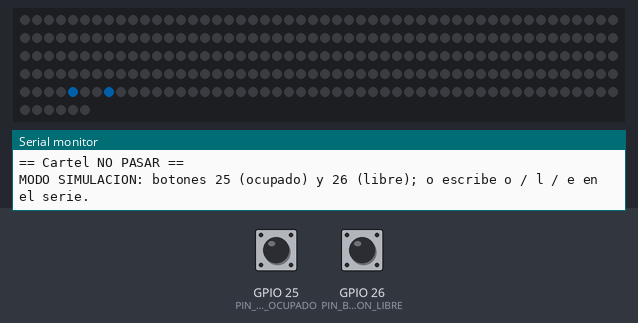
Recording of a sketch running on a simulated ESP32. On the bench: 256 RGB LEDs in strip order, left to right, continuing on the next row, the last lines printed to the serial monitor. Inputs (shaded band) come from the test bench; at power-on: GPIO 26 (PIN_BOTON_LIBRE) HIGH, GPIO 25 (PIN_BOTON_OCUPADO) HIGH. Dim RGB values are drawn brighter than linear.

Above: at 0.66 s.
1.5 s: GPIO 26 (PIN_BOTON_LIBRE) pulled LOW for 0.15 s
At 2.11 s:
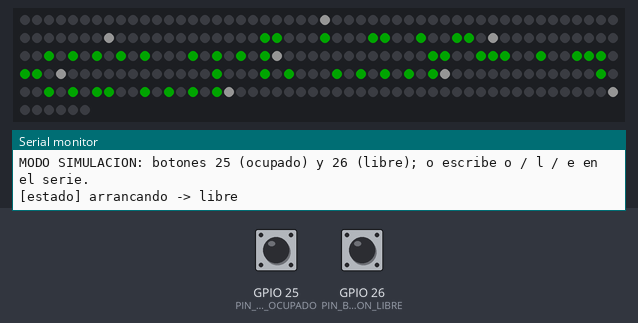
2.2 s: GPIO 25 (PIN_BOTON_OCUPADO) pulled LOW for 0.15 s
At 2.66 s:
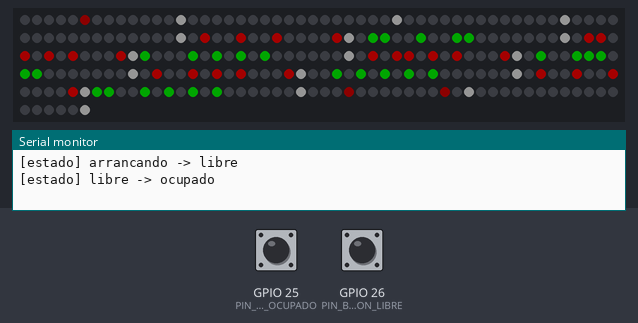
2.9 s: GPIO 26 (PIN_BOTON_LIBRE) pulled LOW for 1 s
At 3.04 s:
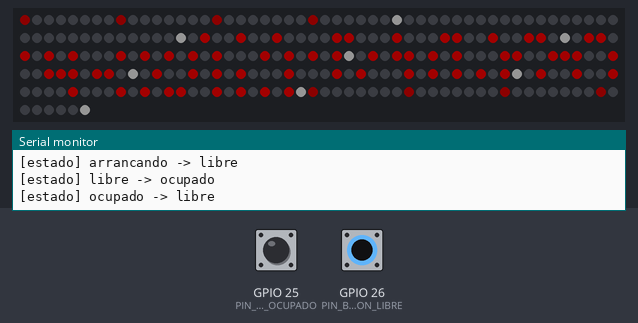
4.5 s: GPIO 25 (PIN_BOTON_OCUPADO) pulled LOW for 1 s
At 5.25 s:
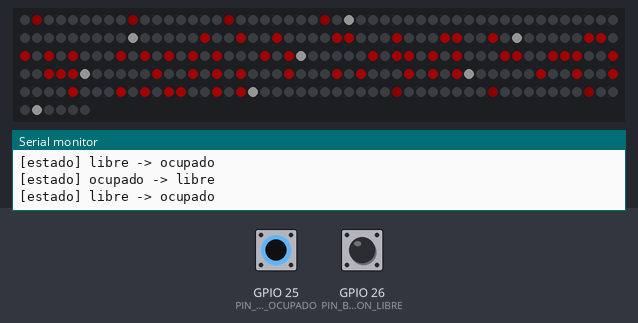
Timing chart, 0 to 7.1 s (numbered marks = the images above; inputs shaded):
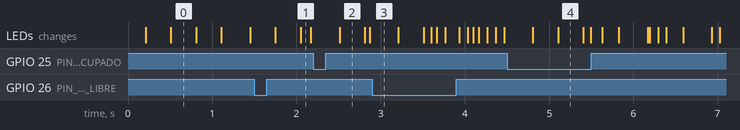

Measured:
- after the input at 1.5 s, the LEDs: first change after 0.25 s (image 1 shows a later state)
- after the input at 2.2 s, the LEDs: change after 0.31 s (image 2)
- after the input at 4.5 s, the LEDs: first change after 0.31 s (image 4 shows a later state)

The sketch:

cartel.ino
```cpp
// =============================================================================
//  cartel.ino — Cartel "NO PASAR / PASAR" para teletrabajo (ESP32 + WS2812B 8x32)
// =============================================================================
//  Qué hace:
//    1. Se conecta al WiFi y se anuncia como  http://cartel.local  (mDNS).
//    2. Sirve unos endpoints HTTP muy simples. El PC de la persona que teletrabaja
//       llama a /ocupado cuando el micrófono está en uso y a /libre cuando no.
//    3. Dibuja el estado en la matriz de LEDs con animaciones suaves.
//    4. Si deja de recibir noticias del PC (latido), pasa a un estado neutro
//       en vez de quedarse en "NO PASAR" para siempre.
//
//  Endpoints (todos GET; si defines TOKEN_CARTEL, añade  ?k=TU_TOKEN):
//    /ocupado   -> NO PASAR (rojo). También cuenta como latido.
//    /libre     -> PASAR (verde). También cuenta como latido.
//    /estado    -> JSON con el estado, tiempo desde el último latido, mA, IP...
//    /brillo?v=N-> cambia el brillo (0..BRILLO_MAX) hasta el próximo reinicio.
//    /          -> página con botones para probar desde el móvil.
//
//  Modo SIMULACION (Wokwi / sin WiFi): ver config del proyecto en platformio.ini.
//  Ahí no hay red: dos botones y comandos por el puerto serie hacen de "PC".
// =============================================================================
#include <Arduino.h>
#include <Adafruit_NeoPixel.h>

#include "config.h"
#include "animaciones.h"

// --- ¿Compilamos para el cartel real o para simulación? ----------------------
// Si no existe secrets.h (p. ej. en el editor web de Wokwi) pasamos
// automáticamente a SIMULACION en lugar de fallar al compilar.
#if !defined(SIMULACION) && !__has_include("secrets.h")
#warning "No existe secrets.h: compilo en modo SIMULACION. Copia secrets.example.h a secrets.h para el cartel real."
#define SIMULACION 1
#endif

#ifndef SIMULACION
#include <WiFi.h>
#include <WebServer.h>
#include <ESPmDNS.h>
#include "secrets.h"   // WIFI_SSID, WIFI_PASS, TOKEN_CARTEL (ver secrets.example.h)
#endif

// En simulación los "botones del PC" van a estos pines:
constexpr uint8_t PIN_BOTON_OCUPADO = 25;
constexpr uint8_t PIN_BOTON_LIBRE   = 26;

// --- Variables globales ------------------------------------------------------
// NEO_GRB + NEO_KHZ800 es el orden de color y la velocidad de las WS2812B.
Adafruit_NeoPixel tira(NUM_LEDS, PIN_DATOS, NEO_GRB + NEO_KHZ800);

Estado   estado           = ARRANQUE;  // lo que se muestra "de fondo"
uint32_t inicioEstado     = 0;         // millis() en que empezó este estado (para animar)
uint32_t ultimoLatido     = 0;         // millis() de la última orden recibida
uint32_t ultimoFotograma  = 0;
uint8_t  brilloActual     = BRILLO_INICIAL;

Marco    marcoActual;                  // lo último que se ha mostrado
bool     enTransicion     = false;
uint32_t inicioTransicion = 0;
Marco    marcoViejo;                   // fotograma de partida de la transición

// Fase de arranque: primero "...", luego el texto con la IP, luego NEUTRO.
bool     arranqueMostrandoIP = false;
uint32_t arranqueInicioIP    = 0;
char     textoIP[32]         = "";

double   ultimosMilis = 0;             // consumo estimado del último fotograma

const char* nombreEstado(Estado e) {
  switch (e) {
    case OCUPADO: return "ocupado";
    case LIBRE:   return "libre";
    case NEUTRO:  return "neutro";
    default:      return "arrancando";
  }
}

// -----------------------------------------------------------------------------
//  Cambiar de estado
// -----------------------------------------------------------------------------
void cambiarEstado(Estado nuevo) {
  if (nuevo == estado) return;
  Serial.printf("[estado] %s -> %s\n", nombreEstado(estado), nombreEstado(nuevo));
  // Guardo lo que se ve ahora para que el barrido parta de ahí.
  marcoViejo       = marcoActual;
  enTransicion     = true;
  inicioTransicion = millis();
  estado           = nuevo;
  inicioEstado     = millis();
}

// Llamado cuando llega una orden del PC (/ocupado o /libre).
// Toda orden es también un latido: demuestra que el PC sigue vivo.
void recibirOrden(Estado nuevo) {
  ultimoLatido = millis();
  if (estado == ARRANQUE) {
    // Si llega una orden mientras aún arranco, salto el texto de la IP.
    arranqueMostrandoIP = false;
  }
  cambiarEstado(nuevo);
}

// -----------------------------------------------------------------------------
//  Servidor web (solo en el cartel real)
// -----------------------------------------------------------------------------
#ifndef SIMULACION
WebServer servidor(80);
bool      mdnsActivo    = false;
bool      eraConectado  = false;
uint32_t  ultimoIntentoWiFi = 0;

// Si has puesto un token en secrets.h, hay que mandarlo en ?k=...
// POR QUÉ: cualquiera de tu WiFi podría llamar a /libre. No es seguridad seria
// (HTTP va sin cifrar), pero evita bromas y errores en una red doméstica.
bool autorizado() {
  if (strlen(TOKEN_CARTEL) == 0) return true;
  if (servidor.arg("k") == TOKEN_CARTEL) return true;
  servidor.send(403, "text/plain", "token incorrecto");
  return false;
}

void atenderOcupado() {
  if (!autorizado()) return;
  Serial.println("[http] GET /ocupado");
  recibirOrden(OCUPADO);
  servidor.send(200, "text/plain", "ok ocupado");
}

void atenderLibre() {
  if (!autorizado()) return;
  Serial.println("[http] GET /libre");
  recibirOrden(LIBRE);
  servidor.send(200, "text/plain", "ok libre");
}

void atenderEstado() {
  if (!autorizado()) return;
  char json[256];
  snprintf(json, sizeof(json),
           "{\"estado\":\"%s\",\"segundos_desde_latido\":%lu,\"brillo\":%u,"
           "\"ma_estimados\":%d,\"ip\":\"%s\",\"wifi_rssi\":%d,\"uptime_s\":%lu}",
           nombreEstado(estado), (unsigned long)((millis() - ultimoLatido) / 1000),
           brilloActual, (int)(ultimosMilis + 0.5), WiFi.localIP().toString().c_str(),
           WiFi.RSSI(), (unsigned long)(millis() / 1000));
  servidor.send(200, "application/json", json);
}

void atenderBrillo() {
  if (!autorizado()) return;
  if (!servidor.hasArg("v")) { servidor.send(400, "text/plain", "falta ?v=0..255"); return; }
  int v = servidor.arg("v").toInt();
  if (v < 0) v = 0;
  if (v > BRILLO_MAX) v = BRILLO_MAX;   // el tope NO se puede saltar por la web
  brilloActual = (uint8_t)v;
  servidor.send(200, "text/plain", String("ok brillo ") + v);
}

void atenderRaiz() {
  // Página mínima para probar a mano. Los botones reutilizan el ?k= de la URL.
  static const char pagina[] PROGMEM =
      "<!doctype html><meta charset=utf-8><meta name=viewport content='width=device-width'>"
      "<title>Cartel</title><body style='font-family:sans-serif;text-align:center;padding:2em'>"
      "<h1>Cartel NO PASAR</h1><p id=e>...</p>"
      "<button onclick=\"z('ocupado')\" style='font-size:1.5em;background:#e33;color:#fff'>NO PASAR</button> "
      "<button onclick=\"z('libre')\" style='font-size:1.5em;background:#2a2;color:#fff'>PASAR</button>"
      "<script>const k=location.search;"
      "function z(r){fetch('/'+r+k).then(()=>s())}"
      "function s(){fetch('/estado'+k).then(r=>r.json()).then(j=>e.textContent='Estado: '+j.estado+"
      "' · latido hace '+j.segundos_desde_latido+' s · ~'+j.ma_estimados+' mA')}"
      "s();setInterval(s,2000)</script>";
  servidor.send_P(200, "text/html", pagina);
}

void atenderNoEncontrado() {
  servidor.send(404, "text/plain", "no existe. Prueba /estado, /ocupado o /libre");
}

void iniciarServidor() {
  servidor.on("/", atenderRaiz);
  servidor.on("/ocupado", atenderOcupado);
  servidor.on("/libre", atenderLibre);
  servidor.on("/estado", atenderEstado);
  servidor.on("/brillo", atenderBrillo);
  servidor.onNotFound(atenderNoEncontrado);
  servidor.begin();
}

// mDNS: anuncia el nombre "cartel.local". Hay que repetirlo si el WiFi se cae
// y vuelve, porque el servicio se pierde con la conexión.
void iniciarMDNS() {
  if (mdnsActivo) MDNS.end();
  mdnsActivo = MDNS.begin("cartel");
  if (mdnsActivo) MDNS.addService("http", "tcp", 80);
  Serial.println(mdnsActivo ? "[mdns] http://cartel.local" : "[mdns] ERROR al iniciar");
}

// Vigila el WiFi. ESP32 ya reintenta solo (setAutoReconnect), pero si lleva más
// de 30 s sin conexión forzamos un reintento por si se quedó atascado.
void vigilarWiFi() {
  bool conectado = (WiFi.status() == WL_CONNECTED);
  if (conectado && !eraConectado) {
    Serial.printf("[wifi] conectado, IP %s\n", WiFi.localIP().toString().c_str());
    iniciarMDNS();
  }
  if (!conectado && millis() - ultimoIntentoWiFi > 30000) {
    ultimoIntentoWiFi = millis();
    Serial.println("[wifi] sin conexión, reintentando...");
    WiFi.reconnect();
  }
  eraConectado = conectado;
}
#endif  // !SIMULACION

// -----------------------------------------------------------------------------
//  Simulación: botones y puerto serie hacen de "PC"
// -----------------------------------------------------------------------------
#ifdef SIMULACION
bool botonOcupadoAntes = false, botonLibreAntes = false;

void leerEntradasSimulacion() {
  // INPUT_PULLUP: el pin vale 1 en reposo y 0 al pulsar.
  bool bo = (digitalRead(PIN_BOTON_OCUPADO) == LOW);
  bool bl = (digitalRead(PIN_BOTON_LIBRE) == LOW);
  if (bo && !botonOcupadoAntes) recibirOrden(OCUPADO);
  if (bl && !botonLibreAntes)   recibirOrden(LIBRE);
  botonOcupadoAntes = bo;
  botonLibreAntes   = bl;

  while (Serial.available()) {
    char c = Serial.read();
    if (c == 'o') recibirOrden(OCUPADO);
    else if (c == 'l') recibirOrden(LIBRE);
    else if (c == 'e') Serial.printf("[estado] %s, latido hace %lu s, ~%d mA\n", nombreEstado(estado),
                                     (unsigned long)((millis() - ultimoLatido) / 1000), (int)(ultimosMilis + 0.5));
  }
}
#endif

// -----------------------------------------------------------------------------
//  Dibujar en la tira
// -----------------------------------------------------------------------------
// Aplica el brillo seguro y envía el fotograma a los LEDs.
void mostrar(const Marco& m) {
  uint8_t b = brilloSeguro(m, brilloActual);
  ultimosMilis = estimarMilis(m, b);
  // Escalo yo los colores (en vez de usar tira.setBrightness) porque
  // setBrightness de Adafruit modifica los datos ya guardados y pierde
  // precisión si lo cambio en cada fotograma.
  for (int y = 0; y < ALTO; y++) {
    for (int x = 0; x < ANCHO; x++) {
      const Color& c = m.p[y][x];
      tira.setPixelColor(indiceLed(x, y), tira.Color((c.r * b) / 255, (c.g * b) / 255, (c.b * b) / 255));
    }
  }
  tira.show();
}

void fotograma() {
  uint32_t ahora = millis();
  Marco nuevo;

  if (estado == ARRANQUE) {
    uint32_t t = ahora - inicioEstado;
    if (arranqueMostrandoIP) {
      bool fin = dibujarScroll(nuevo, textoIP, ahora - arranqueInicioIP, CIAN);
      if (fin) { arranqueMostrandoIP = false; cambiarEstado(NEUTRO); ultimoLatido = ahora; }
    } else {
      dibujarConectando(nuevo, t);
    }
  } else {
    dibujarEstado(nuevo, estado, ahora - inicioEstado);
  }

  if (enTransicion) {
    double p = (double)(ahora - inicioTransicion) / DURACION_TRANSICION;
    if (p >= 1.0) enTransicion = false;
    else mezclarTransicion(nuevo, marcoViejo, p);
  }

  marcoActual = nuevo;
  mostrar(nuevo);
}

// -----------------------------------------------------------------------------
//  setup / loop
// -----------------------------------------------------------------------------
void setup() {
  Serial.begin(115200);
  delay(200);
  Serial.println("\n== Cartel NO PASAR ==");

  tira.begin();
  tira.clear();
  tira.show();
  limpiar(marcoActual);

  inicioEstado = millis();

#ifdef SIMULACION
  Serial.println("MODO SIMULACION: botones 25 (ocupado) y 26 (libre); o escribe o / l / e en el serie.");
  pinMode(PIN_BOTON_OCUPADO, INPUT_PULLUP);
  pinMode(PIN_BOTON_LIBRE, INPUT_PULLUP);
  // Sin WiFi no hay IP que enseñar: tras un instante de "..." pasamos a NEUTRO
  // (lo hace loop()).
#else
  WiFi.mode(WIFI_STA);
  WiFi.setHostname("cartel");
  WiFi.setAutoReconnect(true);
  WiFi.begin(WIFI_SSID, WIFI_PASS);
  Serial.printf("[wifi] conectando a %s ", WIFI_SSID);

  // Mientras conecta (máx. ESPERA_WIFI_MS) animo "..." para que se vea que vive.
  uint32_t t0 = millis();
  while (WiFi.status() != WL_CONNECTED && millis() - t0 < ESPERA_WIFI_MS) {
    Marco m;
    dibujarConectando(m, millis() - t0);
    marcoActual = m;
    mostrar(m);
    delay(INTERVALO_FOTOGRAMA);
  }

  iniciarServidor();
  if (WiFi.status() == WL_CONNECTED) {
    eraConectado = false;  // fuerza que vigilarWiFi() inicie mDNS y lo muestre en el serie
    snprintf(textoIP, sizeof(textoIP), "IP %s", WiFi.localIP().toString().c_str());
    arranqueMostrandoIP = true;
    arranqueInicioIP = millis();
  } else {
    Serial.println("\n[wifi] no conecta todavía; seguiré intentándolo en segundo plano.");
    arranqueMostrandoIP = false;
  }
#endif
  ultimoLatido = millis();
}

void loop() {
#ifdef SIMULACION
  leerEntradasSimulacion();
  // En simulación acabo el arranque tras 1,5 s.
  if (estado == ARRANQUE && millis() - inicioEstado > 1500) cambiarEstado(NEUTRO);
#else
  servidor.handleClient();
  vigilarWiFi();
  // Si el WiFi no conectó al arrancar, tampoco hay IP: salgo del arranque a los 3 s.
  if (estado == ARRANQUE && !arranqueMostrandoIP && millis() - inicioEstado > 3000) cambiarEstado(NEUTRO);
#endif

  // Sin latido del PC durante TIMEOUT_LATIDO_MS => estado neutro.
  if ((estado == OCUPADO || estado == LIBRE) && millis() - ultimoLatido > TIMEOUT_LATIDO_MS) {
    Serial.println("[latido] sin noticias del PC: paso a NEUTRO");
    cambiarEstado(NEUTRO);
  }

  uint32_t ahora = millis();
  if (ahora - ultimoFotograma >= INTERVALO_FOTOGRAMA) {
    ultimoFotograma = ahora;
    fotograma();
  }
}
```

fuente3x5.h
```cpp
// =============================================================================
//  fuente3x5.h — Fuente de píxeles compacta (3 de ancho x 5 de alto)
// =============================================================================
//  POR QUÉ una fuente propia: la matriz mide 32x8. Con una fuente normal de 5x7,
//  "NO PASAR" mediría ~47 píxeles y habría que hacer scroll. Con esta fuente
//  de 3x5 (la N ocupa 4) mide 30 píxeles: CABE FIJO, sin scroll, y se lee de un
//  vistazo al pasar delante de la puerta. Por eso no hay scroll en el cartel.
//
//  Cada letra son 5 filas; cada fila es un número binario donde el bit más a la
//  izquierda del dibujo es el bit más alto. Ejemplo, la "A" (ancho 3):
//      0b010  ->  .#.
//      0b101  ->  #.#
//      0b111  ->  ###
//      0b101  ->  #.#
//      0b101  ->  #.#
//
//  ¡Esta tabla está duplicada en docs/js/nucleo.js! Si cambias una letra aquí,
//  cámbiala allí también (el script pruebas/comparar_firmware_web.py avisa).
// =============================================================================
#pragma once
#include <stdint.h>

struct Glifo {
  char    c;
  uint8_t ancho;
  uint8_t filas[5];
};

constexpr int ALTO_FUENTE = 5;

static const Glifo FUENTE[] = {
  {' ', 1, {0b0, 0b0, 0b0, 0b0, 0b0}},
  {'.', 1, {0b0, 0b0, 0b0, 0b0, 0b1}},
  {'?', 3, {0b111, 0b001, 0b010, 0b000, 0b010}},
  {'A', 3, {0b010, 0b101, 0b111, 0b101, 0b101}},
  {'C', 3, {0b011, 0b100, 0b100, 0b100, 0b011}},
  {'E', 3, {0b111, 0b100, 0b110, 0b100, 0b111}},
  {'I', 3, {0b111, 0b010, 0b010, 0b010, 0b111}},
  {'N', 4, {0b1001, 0b1101, 0b1011, 0b1001, 0b1001}},
  {'O', 3, {0b010, 0b101, 0b101, 0b101, 0b010}},   // redonda; el cero (abajo) es cuadrado
  {'P', 3, {0b110, 0b101, 0b110, 0b100, 0b100}},
  {'R', 3, {0b110, 0b101, 0b110, 0b101, 0b101}},
  {'S', 3, {0b011, 0b100, 0b010, 0b001, 0b110}},
  {'0', 3, {0b111, 0b101, 0b101, 0b101, 0b111}},
  {'1', 3, {0b010, 0b110, 0b010, 0b010, 0b111}},
  {'2', 3, {0b111, 0b001, 0b111, 0b100, 0b111}},
  {'3', 3, {0b111, 0b001, 0b111, 0b001, 0b111}},
  {'4', 3, {0b101, 0b101, 0b111, 0b001, 0b001}},
  {'5', 3, {0b111, 0b100, 0b111, 0b001, 0b111}},
  {'6', 3, {0b111, 0b100, 0b111, 0b101, 0b111}},
  {'7', 3, {0b111, 0b001, 0b001, 0b010, 0b010}},
  {'8', 3, {0b111, 0b101, 0b111, 0b101, 0b111}},
  {'9', 3, {0b111, 0b101, 0b111, 0b001, 0b111}},
};
constexpr int NUM_GLIFOS = sizeof(FUENTE) / sizeof(FUENTE[0]);

// Busca el dibujo de un carácter. Si no existe, devuelve el de '?'.
inline const Glifo& buscarGlifo(char c) {
  for (int i = 0; i < NUM_GLIFOS; i++) {
    if (FUENTE[i].c == c) return FUENTE[i];
  }
  return FUENTE[2];  // '?'
}
```

secrets.example.h
```cpp
// =============================================================================
//  secrets.example.h — Plantilla de credenciales
// =============================================================================
//  1. Copia este archivo con el nombre  secrets.h  (en esta misma carpeta).
//  2. Rellena tus datos.
//  secrets.h está en .gitignore: NUNCA se sube a GitHub.
//
//  Nota: el ESP32 solo se conecta a WiFi de 2,4 GHz (no 5 GHz).
// =============================================================================
#pragma once

#define WIFI_SSID "nombre-de-tu-wifi"
#define WIFI_PASS "contraseña-del-wifi"

// Token opcional. Si lo dejas vacío ("") cualquiera de tu red puede cambiar el
// cartel. Si pones algo (solo letras y números), hay que llamar a
// /ocupado?k=TOKEN. Debe coincidir con "token" en windows-service/config.ini.
#define TOKEN_CARTEL ""
```

Source omitted: animaciones.h (5622 bytes), pantalla.h (2605 bytes), config.h (3553 bytes)
